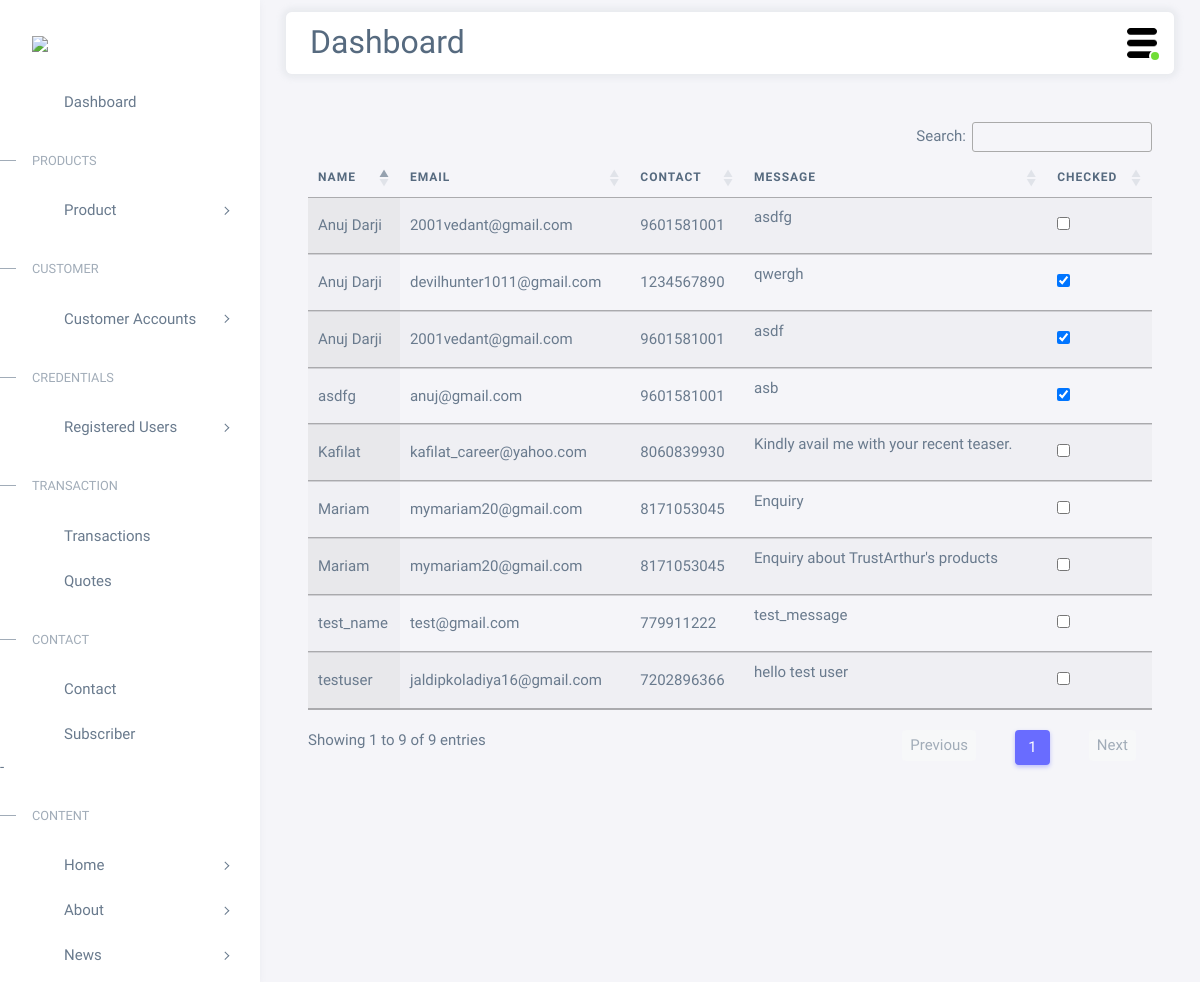
/devadmin/contactlist/, run on the app's committed database.
### accounts/models.py (models this page shows, shortened)
class Contact(models.Model):
    name = models.CharField(max_length=200)
    email = models.EmailField(max_length=50)
    contact = models.PositiveIntegerField()
    message = models.TextField()
    checked = models.BooleanField(default=False)

### accounts/views.py (the view)
# urls.py: path('devadmin/contactlist/', views.admincontactlist, name='admincontactlist'),
def admincontactlist(request):
    contact = Contact.objects.all()
    return render(request, 'devadmin/admincontactlist.html',{'contact':contact})

### accounts/templates/devadmin/admincontactlist.html (shortened to what this page needs)
{% extends 'devadmin/base.html' %}
{% load static %}
{% block main-content %}
<link rel="stylesheet" href="https://cdn.datatables.net/1.12.1/css/jquery.dataTables.min.css">
<link rel="stylesheet" href="https://cdn.datatables.net/datetime/1.1.2/css/dataTables.dateTime.min.css">
<link rel="stylesheet" href="https://cdn.datatables.net/1.12.1/css/dataTables.bootstrap4.min.css">
<link rel="stylesheet" href="https://cdn.datatables.net/buttons/2.2.3/css/buttons.bootstrap4.min.css">
<div class="m-5">
<table id="example" class="table display nowrap mt-3" style="width:100%">
  <thead>
      <tr>
          <th>Name</th>
          <th>Email</th>
          <th>Contact</th>
          <th>Message</th>
          <th>Checked</th>
        </tr>
  </thead>
  <tbody>
    {% for i in contact %}
    <tr>
        <td>{{i.name}}</td>
        <td>{{i.email}}</td>
        <td>{{i.contact}}</td>
        <td>{{i.message | linebreaks}}</td>
        <td>
          <form action="{% url 'admincontact' i.id %}" id="myform{{i.id}}" method= "POST">
            {% if i.checked == True %}
              <input type="checkbox" name="fluency" id="fluency{{i.id}}" checked/>
              {% else %}
              <input type="checkbox" name="fluency" id="fluency{{i.id}}" />
              {% endif %}
          </form>
        </td>
      </tr>
    {% endfor %}
    </tbody>
</table>
</div>
{% endblock main-content %}

### accounts/static/accounts/css/style.css (style rules this page uses)
body, html { margin: 0; padding: 0; overflow-x: hidden; }

### data on the page
Contact: name "Anuj Darji", email "2001vedant@gmail.com", contact "9601581001", message "asdfg"
Contact: name "Anuj Darji", email "devilhunter1011@gmail.com", contact "1234567890", message "qwergh"
Contact: name "asdfg", email "anuj@gmail.com", contact "9601581001", message "asb"
Contact: name "Anuj Darji", email "2001vedant@gmail.com", contact "9601581001", message "asdf"
Contact: name "testuser", email "jaldipkoladiya16@gmail.com", contact "7202896366", message "hello test user"
Contact: name "test_name", email "test@gmail.com", contact "779911222", message "test_message"
Contact: name "Kafilat", email "kafilat_career@yahoo.com", contact "8060839930", message "Kindly avail me with your recent teaser."
Contact: name "Mariam", email "mymariam20@gmail.com", contact "8171053045", message "Enquiry"
Contact: name "Mariam", email "mymariam20@gmail.com", contact "8171053045", message "Enquiry about TrustArthur's products"
